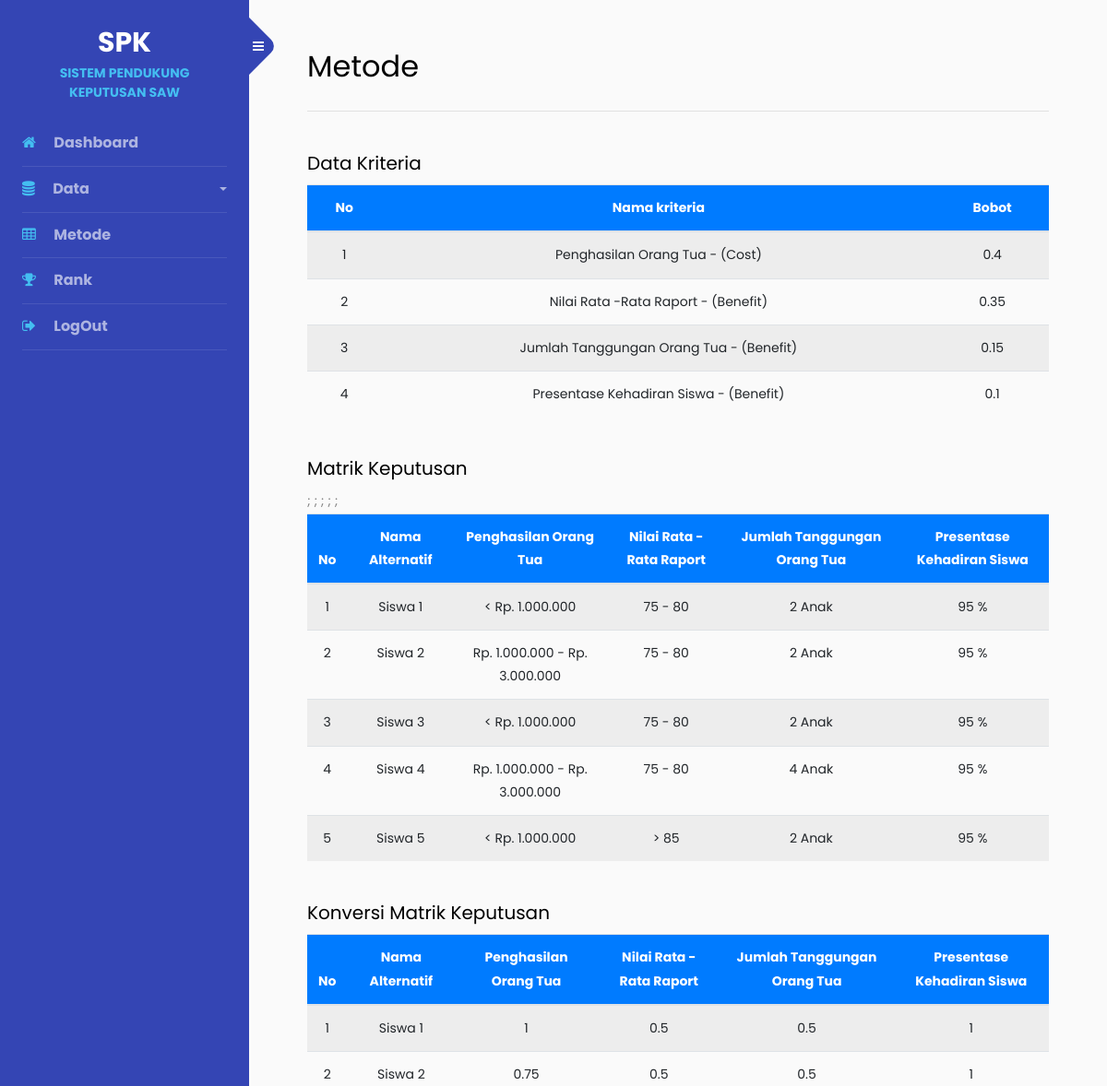
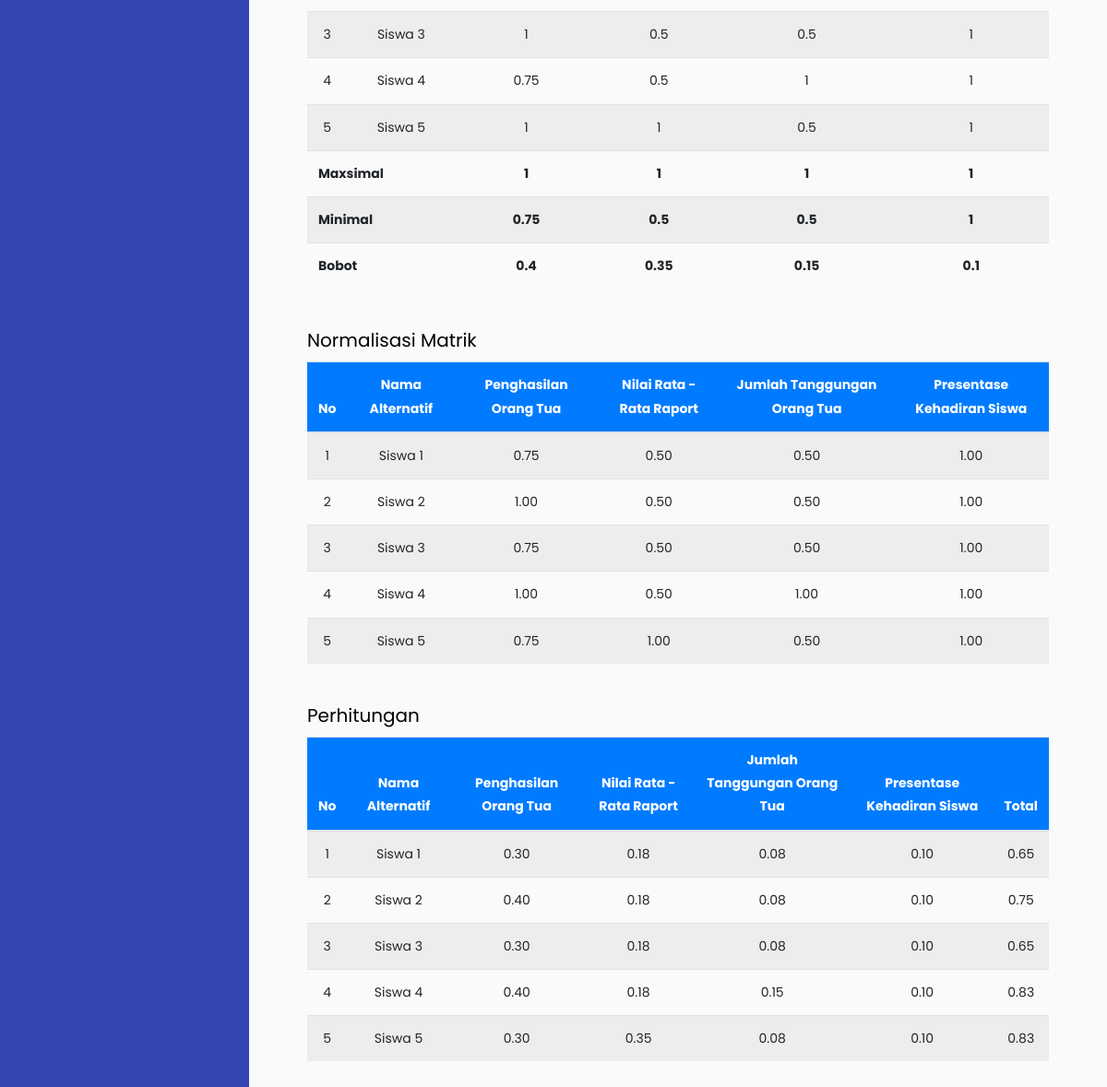
Screenshot of /admin/metode.php (signed in) with the database file from the repository (2 pictures, top to bottom).
### tables this page shows
CREATE TABLE `tbl_kriteria` (
  `id_kriteria` int(11) NOT NULL,
  `nama_kriteria` varchar(30) NOT NULL,
  `bobot_kriteria` double NOT NULL,
  `tipe_kriteria` varchar(10) NOT NULL
);

CREATE TABLE `tbl_alternatif` (
  `id_alternatif` int(11) NOT NULL,
  `nama_alternatif` varchar(30) NOT NULL,
  `nilai_moora` double NOT NULL,
  `rangking` int(11) NOT NULL
);

CREATE TABLE `tbl_subkriteria` (
  `id_subkriteria` int(11) NOT NULL,
  `id_kriteria` int(11) NOT NULL,
  `nama_subkriteria` varchar(50) NOT NULL,
  `nilai_subkriteria` double NOT NULL
);

CREATE TABLE `tbl_nilai` (
  `id_nilai` int(11) NOT NULL,
  `id_alternatif` int(11) NOT NULL,
  `id_kriteria` int(11) NOT NULL,
  `id_subkriteria` int(11) NOT NULL
);

### admin/metode.php (the view, shortened to what this page needs)
<?php include "header.php"; ?>
<main>
    <div class="site-section">
        <div class="container">
            <h2 class="mb-4">Metode</h2>
            <hr>
            <br>
            <h5>Data Kriteria</h5>
            <table class="table table-striped ">
                <thead class="bg-primary text-white">
                    <tr>
                        <th class="text-center">No</th>
                        <th class="text-center">Nama kriteria</th>
                        <th class="text-center">Bobot</th>
                    </tr>
                </thead>
                <?php
                $n_wj = array();
                $sql = "SELECT * FROM tbl_kriteria ORDER BY id_kriteria";
                $stm = $conn->query($sql);
                $no = 1;
                while ($a = $stm->fetch_assoc()) {
                    $nwj = $a['bobot_kriteria'];
                    $n_wj[] = array(
                        'nilai_wj' => $nwj
                    );
                ?>
                    <tr>
                        <td class="text-center"><?= $no++ ?></td>
                        <td class="text-center"><?= $a['nama_kriteria'] ?> - (<?= $a['tipe_kriteria'] ?>)</td>
                        <td class="text-center"><?= $a['bobot_kriteria'] ?></td>
                    </tr>
                <?php } ?>
            </table>
            <br>
            <h5>Matrik Keputusan</h5>
            <table class="table table-striped ">
                <thead class="bg-primary text-white">
                    <tr>
                        <th class="text-center">No</th>
                        <th class="text-center">Nama Alternatif</th>
                        <?php
                        $ket = "SELECT * FROM tbl_kriteria ORDER BY id_kriteria";
                        $a = $conn->query($ket);
                        while ($row = $a->fetch_assoc()) {
                            echo "<th class='text-center'>$row[nama_kriteria]</th>";
                        } ?>
                    </tr>
                </thead>
                <?php
                $sql = "SELECT * FROM tbl_alternatif ORDER BY id_alternatif";
                $stm = $conn->query($sql);
                $no = 1;
                while ($a = $stm->fetch_assoc()) {
                    $id_alternatif = $a['id_alternatif'];
                    $cek = "SELECT * FROM  tbl_nilai WHERE id_alternatif='$id_alternatif'";
                    $k = $conn->query($cek);
                    if ($k->num_rows > 0) { ?>
                        <tr>
                            <td class="text-center"><?= $no++ ?></td>
                            <td class="text-center"><?= $a['nama_alternatif'] ?></td>;
                            <?php
                            $data = "SELECT s.nama_subkriteria as nm_sub FROM tbl_nilai n, tbl_subkriteria s
        WHERE n.id_subkriteria=s.id_subkriteria AND n.id_alternatif='$id_alternatif' ORDER BY n.id_kriteria";
                            $b = $conn->query($data);
                            while ($dtn = $b->fetch_assoc()) {
                                echo "<td class= 'text-center'>$dtn[nm_sub]</td>";
                            } ?>
                        </tr>
                <?php } else {
                    }
                }
                ?>
            </table>
            <br>
            <h5>Konversi Matrik Keputusan</h5>
            <table class="table table-striped">
                <thead class="bg-primary text-white">
                    <tr>
                        <th class="text-center">No</th>
                        <th class="text-center">Nama Alternatif</th>
                        <?php
                        $ket = "SELECT * FROM tbl_kriteria ORDER BY id_kriteria";
                        $a = $conn->query($ket);
                        while ($row = $a->fetch_assoc()) {
                            echo "<th class='text-center'>$row[nama_kriteria]</th>";
                        } ?>
                    </tr>
                </thead>
                <?php
                $sql = "SELECT * FROM tbl_alternatif ORDER BY id_alternatif";
                $stm = $conn->query($sql);
                $no = 1;
                $data_found = false;
                while ($a = $stm->fetch_assoc()) {
                    $id_alternatif = $a['id_alternatif'];
                    $cek = "SELECT * FROM tbl_nilai WHERE id_alternatif='$id_alternatif'";
                    $k = $conn->query($cek);
                    if ($k->num_rows > 0) {
                        $data_found = true;
                ?>
                        <tr>
                            <td class="text-center"><?= $no++ ?></td>
                            <td class="text-center"><?= $a['nama_alternatif'] ?></td>
                            <?php
                            $nilaimax = array();
                            $nilaimin = array();
                            $data = "SELECT s.nilai_subkriteria as n_sub, n.id_kriteria as id_kriteria, k.tipe_kriteria as tipe_kriteria FROM tbl_nilai n, tbl_subkriteria s, tbl_kriteria k
                WHERE n.id_subkriteria=s.id_subkriteria AND n.id_kriteria = k.id_kriteria AND n.id_alternatif='$id_alternatif' ORDER BY n.id_kriteria";
                            $b = $conn->query($data);
                            while ($dtn = $b->fetch_assoc()) {
                                $nilai_sub = $dtn['n_sub'];
                                $nmax = "SELECT MAX(s.nilai_subkriteria) as n_max FROM tbl_nilai n, tbl_subkriteria s WHERE
                    n.id_subkriteria=s.id_subkriteria AND n.id_kriteria ='$dtn[id_kriteria]'";
                                $nn = $conn->query($nmax);
                                $n_m = $nn->fetch_assoc();
                                $nilai_max = $n_m['n_max'];
                                $nilaimax[] = array(
                                    'n_max' => $nilai_max
                                );
                                $nmin = "SELECT Min(s.nilai_subkriteria) as n_min FROM tbl_nilai n, tbl_subkriteria s WHERE
                       n.id_subkriteria=s.id_subkriteria AND n.id_kriteria ='$dtn[id_kriteria]'";
                                $ni = $conn->query($nmin);
                                $n_i = $ni->fetch_assoc();
                                $nilai_min = $n_i['n_min'];
                                $nilaimin[] = array(
                                    'n_min' => $nilai_min
                                );
                                echo "<td class='text-center'>$nilai_sub</td>";
                            } ?>
                        </tr>
                    <?php
                    }
                }
                if ($data_found) {
                    ?>
                    <tr>
                        <td colspan="2"><b>Maxsimal</b></td>
                        <?php
                        foreach ($nilaimax as $n_max) {
                            echo "<td class='text-center'><b>$n_max[n_max]</b></td>";
                        }
                        ?>
                    </tr>
                    <tr>
                        <td colspan="2"><b>Minimal</b></td>
                        <?php
                        foreach ($nilaimin as $n_min) {
                            echo "<td class='text-center'><b>$n_min[n_min]</b></td>";
                        }
                        ?>
                    </tr>
                    <tr>
                        <td colspan="2"><b>Bobot</b></td>
                        <?php
                        foreach ($n_wj as $nwj) {
                            echo "<td class='text-center'><b>$nwj[nilai_wj]</b></td>";
                        }
                        ?>
                    </tr>
                <?php
                } else {
                ?>
                    <tr>
                        <td colspan="100%" class="text-center">Masukkan data terlebih dahulu</td>
                    </tr>
                <?php
                }
                ?>
            </table> <br>
            <h5>Normalisasi Matrik</h5>
            <table class="table table-striped">
                <thead class="bg-primary text-white">
                    <tr>
                        <th class="text-center">No</th>
                        <th class="text-center">Nama Alternatif</th>
                        <?php
                        $ket = "SELECT * FROM tbl_kriteria ORDER BY id_kriteria";
                        $a = $conn->query($ket);
                        $kriteria = [];
                        while ($row = $a->fetch_assoc()) {
                            echo "<th class='text-center'>$row[nama_kriteria]</th>";
                            $kriteria[] = $row;
                        }
                        ?>
                    </tr>
                </thead>
                <?php
                $sql = "SELECT * FROM tbl_alternatif ORDER BY id_alternatif";
                $stm = $conn->query($sql);
                $no = 1;
                $normalized_values = [];
                while ($a = $stm->fetch_assoc()) {
                    $id_alternatif = $a['id_alternatif'];
                    $cek = "SELECT * FROM tbl_nilai WHERE id_alternatif='$id_alternatif'";
                    $k = $conn->query($cek);
                    if ($k->num_rows > 0) {
                ?>
                        <tr>
                            <td class="text-center"><?= $no++ ?></td>
                            <td class="text-center"><?= $a['nama_alternatif'] ?></td>
                            <?php
                            $normalized_row = [];
                            $data = "SELECT s.nilai_subkriteria as n_sub, n.id_kriteria as id_kriteria, k.tipe_kriteria as tipe_kriteria
                         FROM tbl_nilai n, tbl_subkriteria s, tbl_kriteria k
                         WHERE n.id_subkriteria=s.id_subkriteria AND n.id_kriteria = k.id_kriteria AND n.id_alternatif='$id_alternatif'
                         ORDER BY n.id_kriteria";
                            $b = $conn->query($data);
                            while ($dtn = $b->fetch_assoc()) {
                                $nilai_sub = $dtn['n_sub'];
                                $nmax = "SELECT MAX(s.nilai_subkriteria) as n_max
                             FROM tbl_nilai n, tbl_subkriteria s
                             WHERE n.id_subkriteria=s.id_subkriteria AND n.id_kriteria ='$dtn[id_kriteria]'";
                                $nn = $conn->query($nmax);
                                $n_m = $nn->fetch_assoc();
                                $nilai_max = $n_m['n_max'];
                                $nmin = "SELECT Min(s.nilai_subkriteria) as n_min
                             FROM tbl_nilai n, tbl_subkriteria s
                             WHERE n.id_subkriteria=s.id_subkriteria AND n.id_kriteria ='$dtn[id_kriteria]'";
                                $ni = $conn->query($nmin);
                                $n_i = $ni->fetch_assoc();
                                $nilai_min = $n_i['n_min'];
                                if ($dtn['tipe_kriteria'] == 'Benefit') {
                                    $n_nm = $nilai_sub / $nilai_max;
                                } else if ($dtn['tipe_kriteria'] == 'Cost') {
                                    $n_nm = $nilai_min / $nilai_sub;
                                }
                                echo "<td class='text-center'>" . number_format($n_nm, 2) . "</td>";
                                $normalized_row[$dtn['id_kriteria']] = $n_nm;
                            }
                            $normalized_values[$id_alternatif] = $normalized_row;
                            ?>
                        </tr>
                <?php
                    }
                }
                ?>
            </table>
            <br>
            <h5>Perhitungan</h5>
            <table class="table table-striped ">
                <thead class="bg-primary text-white">
                    <tr>
                        <th class="text-center">No</th>
                        <th class="text-center">Nama Alternatif</th>
                        <?php
                        foreach ($kriteria as $row) {
                            echo "<th class='text-center'>$row[nama_kriteria] </th>";
                        }
                        ?>
                        <th class="text-center">Total</th>
                    </tr>
                </thead>
                <?php
                $no = 1;
                foreach ($normalized_values as $id_alternatif => $normalized_row) {
                    $sql = "SELECT * FROM tbl_alternatif WHERE id_alternatif='$id_alternatif'";
                    $stm = $conn->query($sql);
                    $a = $stm->fetch_assoc();
                    $total_nqa = 0;
                ?>
                    <tr>
                        <td class="text-center"><?= $no++ ?></td>
                        <td class="text-center"><?= $a['nama_alternatif'] ?></td>
                        <?php
                        foreach ($kriteria as $row) {
                            $id_kriteria = $row['id_kriteria'];
                            $bobot_kriteria = $row['bobot_kriteria'];
                            $nqa = $normalized_row[$id_kriteria] * $bobot_kriteria;
                            $total_nqa += $nqa;
                            echo "<td class='text-center'>" . number_format($nqa, 2) . "</td>";
                        }
                        echo "<td class='text-center'>" . number_format($total_nqa, 2) . "</td>";
                        ?>
                    </tr>
                <?php
                    $simpan = "UPDATE tbl_alternatif SET nilai_moora ='$total_nqa' WHERE id_alternatif = '$id_alternatif'";
                    $conn->query($simpan);
                }
                ?>
            </table>
            <br>
        </div>
    </div>
</main>

### admin/header.php (shortened to what this page needs)
<!Doctype html>
<html lang="en">
<head>
	<link rel="stylesheet" href="https://stackpath.bootstrapcdn.com/font-awesome/4.7.0/css/font-awesome.min.css">
	<link rel="stylesheet" href="../asset/sidebar/css/style.css">
</head>
<body>
	<div class="wrapper d-flex align-items-stretch">
		<nav id="sidebar">
			<div class="custom-menu">
				<button type="button" id="sidebarCollapse" class="btn btn-primary">
					<i class="fa fa-bars"></i>
				</button>
			</div>
			<div class="p-4">
				<h1><a href="index.php" class="logo">SPK <span>SISTEM PENDUKUNG KEPUTUSAN SAW</span>
					</a></h1>
				<ul class="list-unstyled components mb-5">
					<li>
						<a href="index.php" class="font-weight-bolder"><span class="fa fa-home mr-3"></span> Dashboard</a>
					</li>
					<li>
						<a id="dataDropdown" data-toggle="collapse" aria-expanded="false" class="dropdown-toggle font-weight-bolder">
							<span class="fa fa-database mr-3"></span> Data
						</a>
					</li>
					<li>
						<a href="metode.php" class="font-weight-bolder"><span class="fa fa-table mr-3"></span> Metode</a>
					</li>
					<li>
						<a href="rank.php" class="font-weight-bolder"><span class="fa fa-trophy mr-3"></span> Rank</a>
					</li>
					<li>
						<a href="logout.php" class="font-weight-bolder"><span class="fa fa-sign-out mr-3"></span> LogOut</a>
					</li>
				</ul>
			</div>
		</nav>
		<div id="content" class="p-4 p-md-5 pt-5">
</body>
</html>

### admin/header.php (style rules this page uses)
.logo { text-align: center; display: block; margin: 0 auto; }
h1 { text-align: center; }
.logo span { display: block; font-size: 16px; }

### rows the page displays
tbl_kriteria: nama_kriteria "Penghasilan Orang Tua", tipe_kriteria "Cost", bobot_kriteria "0.4", nqa "0.30", nqa "0.40"
tbl_kriteria: nama_kriteria "Nilai Rata -Rata Raport", tipe_kriteria "Benefit", bobot_kriteria "0.35", nqa "0.18"
tbl_kriteria: nama_kriteria "Jumlah Tanggungan Orang Tua", tipe_kriteria "Benefit", bobot_kriteria "0.15", nqa "0.08"
tbl_kriteria: nama_kriteria "Presentase Kehadiran Siswa", tipe_kriteria "Benefit", bobot_kriteria "0.1", nqa "0.10"
tbl_alternatif: nama_alternatif "Siswa 1", total_nqa "0.65"
tbl_subkriteria: nama_subkriteria "< Rp. 1.000.000"
tbl_subkriteria: nama_subkriteria "75 - 80"
tbl_subkriteria: nama_subkriteria "2 Anak"
tbl_subkriteria: nama_subkriteria "95 %"
tbl_alternatif: nama_alternatif "Siswa 2", total_nqa "0.75"
tbl_subkriteria: nama_subkriteria "Rp. 1.000.000 - Rp. 3.000.000"
tbl_alternatif: nama_alternatif "Siswa 3", total_nqa "0.65"
tbl_alternatif: nama_alternatif "Siswa 4", total_nqa "0.83"
tbl_subkriteria: nama_subkriteria "4 Anak"
tbl_alternatif: nama_alternatif "Siswa 5", total_nqa "0.83"
tbl_subkriteria: nama_subkriteria "> 85"
tbl_nilai: id_subkriteria.nilai_subkriteria "1", n_nm "0.75"
tbl_nilai: id_subkriteria.nilai_subkriteria "0.5", n_nm "0.50"
tbl_nilai: id_subkriteria.nilai_subkriteria "0.5", n_nm "0.50"
tbl_nilai: id_subkriteria.nilai_subkriteria "1", n_nm "1.00"
tbl_nilai: id_subkriteria.nilai_subkriteria "0.75", n_nm "1.00"
tbl_nilai: id_subkriteria.nilai_subkriteria "0.5", n_nm "0.50"
tbl_nilai: id_subkriteria.nilai_subkriteria "0.5", n_nm "0.50"
tbl_nilai: id_subkriteria.nilai_subkriteria "1", n_nm "1.00"
tbl_nilai: id_subkriteria.nilai_subkriteria "1", n_nm "0.75"
tbl_nilai: id_subkriteria.nilai_subkriteria "0.5", n_nm "0.50"
tbl_nilai: id_subkriteria.nilai_subkriteria "0.5", n_nm "0.50"
tbl_nilai: id_subkriteria.nilai_subkriteria "1", n_nm "1.00"
tbl_nilai: id_subkriteria.nilai_subkriteria "0.75", n_nm "1.00"
tbl_nilai: id_subkriteria.nilai_subkriteria "0.5", n_nm "0.50"
tbl_nilai: id_subkriteria.nilai_subkriteria "1", n_nm "1.00"
tbl_nilai: id_subkriteria.nilai_subkriteria "1", n_nm "1.00"
tbl_nilai: id_subkriteria.nilai_subkriteria "1", n_nm "0.75"
tbl_nilai: id_subkriteria.nilai_subkriteria "1", n_nm "1.00"
tbl_nilai: id_subkriteria.nilai_subkriteria "0.5", n_nm "0.50"
tbl_nilai: id_subkriteria.nilai_subkriteria "1", n_nm "1.00"

### other values shown
$n_max[n_max] "1"
$n_min[n_min] "0.75"
$n_min[n_min] "0.5"
$n_min[n_min] "1"
$nwj[nilai_wj] "0.4"
$nwj[nilai_wj] "0.35"
$nwj[nilai_wj] "0.15"
$nwj[nilai_wj] "0.1"
